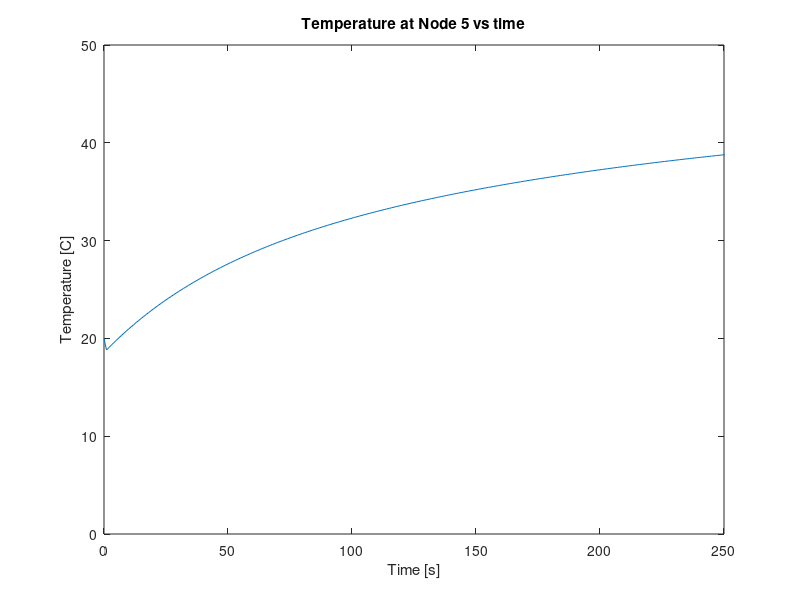
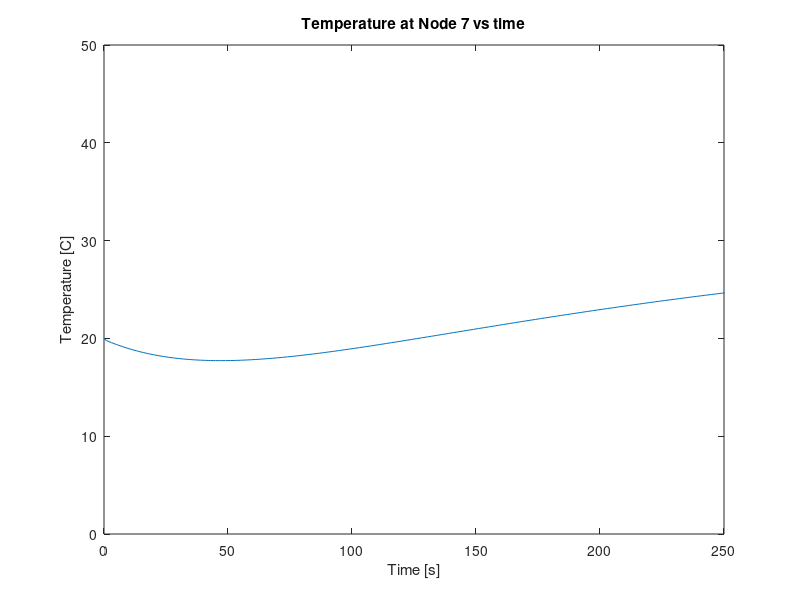

The MATLAB script that drew these images, in order:
function [] = fem()
%This program will compute the transient temperatures at time t for a plate
%with one edge held at constant temperature and the other 3 exposed to the
%ambient environment. 

Ta = 20;
Ti = 20;
%establishing the ambient and initial temperatures in C
Tb = 80;
%the temperature of the bottom nodes, held constant
a=.5/12;
b=.5/12;
t=.5/12;
%the dimensions of the square fin 2*a x 2*b x t
A = 2*b*2*a;
k= 16.2;
%heat conductive coefficient for 304 stainless steel
p = 8030;
%density of steal [kg/m^3]
c = 500;
%specific heat capacity steel [J/kg C]
h=50;
%convection coefficient [w/m c]

%using 4 4 note elements (9 nodes total)
%creating element conductive matrix
k11 = k*t*(b/a)*(1/3)+k*t*(a/b)*(1/3)+2*h*a*b*(4/9);
k12 = -k*t/3 + k*t/6 +h*a*b*(4/9);
k13=-k*t/3 + 2*h*a*b/9;
k14 = k*t/6 -k*t/3 + h*a*b*(4/9);
k23 = k*t/6 -k*t/3 +h*a*b*(4/9);
k24 = -k*t/3 + 2*h*a*b/9;
k34 = -k*t/3 + k*t/6 + 4*h*a*b/9;
ke=k11*eye(4,4);
ke(1,2)=k12;
ke(1,3)=k13;
ke(1,4)=k14;
ke(2,3)=k23;
ke(2,4)=k24;
ke(3,4)=k34;
ke(2,1)=k12;
ke(3,1)=k13;
ke(4,1)=k14;
ke(3,2)=k23;
ke(4,2)=k24;
ke(4,3)=k34;

kh1 = (h*t*a)*(1/(4*3))*[8 4 0 0;4 8 0 0;0 0 0 0;0 0 0 0];
kh2 = (h*t*a)*(1/(4*3))*[8 4 0 0;4 16 4 0;0 4 8 0;0 0 0 0];
kh3 = (h*t*a)*(1/(4*3))*[0 0 0 0;0 8 4 0 ;0 4 16 4;0 0 4 8];
kh4 = (h*t*a)*(1/(4*3))*[0 0 0 0;0 0 0 0;0 0 8 4;0 0 4 8];

fhs1 = h*Ta*t*a*(1/2)*[2;2;0;0];
fhs2 = h*Ta*t*a*(1/2)*[2;4;2;0];
fhs3 = h*Ta*t*a*(1/2)*[0;2;4;2];
fhs4 = h*Ta*t*a*(1/2)*[0;0;2;2];

fhe = h*Ta*a*b*[4;4;4;4];

%assemble the k matrix for each element
k1 = ke+kh1;
k2 = ke +kh2;
k3 = ke +kh3;
k4 = ke +kh4;

%assemble global stiffnesss matrix
L1 = [1 4 5 2];
L2 = [4 7 8 5];
L3 = [5 8 9 6];
L4 = [2 5 6 3];
Kg=zeros(9,9);
i=1;
while i<=4
    j=1;
     g =132123123123123123;
    while j<=4
    Kg(L1(i),L1(j)) = Kg(L1(i),L1(j))+ k1(i,j);
    Kg(L2(i),L2(j)) = Kg(L2(i),L2(j))+ k2(i,j);
    Kg(L3(i),L3(j)) = Kg(L3(i),L3(j))+ k3(i,j);
    Kg(L4(i),L4(j)) = Kg(L4(i),L4(j))+ k4(i,j);
    j=j+1;
    g =132123123123123123;
    end
    i=i+1;
end

F = h*Ta*a*b*[3;6;3;6;8;6;4;6;4];
%force vector

i=1;
%while i<=9
  %  j=1;
 %   %F(i)=0;
%    if i<=3
       % while j<=9
      %      Kg(i,j)=0;
     %       j=j+1;
    %    end
   % end
  %  j=1;
   % while j<=3
   %     Kg(i,j)=0;
  %      j=j+1;
 %   end
%   i=i+1;
%end


        
        
    
%solving fo steady state temperature

%eliminate rows 1-3 of Kg and F

F3 = F( [4:end] , : );
F3(1)= F3(1)-Tb*Kg(1,4)-Tb*Kg(2,4)-Tb*Kg(3,4);
F3(2)= F3(2)-Tb*Kg(1,5)-Tb*Kg(2,5)-Tb*Kg(3,5);
F3(3)= F3(3)-Tb*Kg(1,6)-Tb*Kg(2,6)-Tb*Kg(3,6);
Kg(3,4);
Kg3 = Kg( [4:end] ,[4:end]);


%T16 = inv(Kg)*F3;
T16=linsolve(Kg3,F3);
Tall = [Ti;Ti;Ti;T16(1);T16(2);T16(3);T16(4);T16(5);T16(6)];
%solve the system of equations

%compute the force vectors F1,F2,F3


fans = ((Kg( [1:3] ,:)))*Tall;
Kg( [1:3] ,:)
Tall
Fg1 = sum(fans(1,:))-17.7084;
Fg2 = sum(fans(2,:))-35.4168;
Fg3 = sum(fans(3,:))-17.7084;
Fga =[Fg1;Fg2;Fg3;0;0;0;0;0;0];

    
%assemble the capacitance matrix
cp = c*a*b*(1/9)*[4 2 1 2; 2 4 2 1; 1 2 4 2;2 1 2 4];
cpi=inv(cp);

%assemble global capacitance matrix using the same mapping functions as the
%global stiffness matrix.
L1 = [1 4 5 2];
L2 = [4 7 8 5];
L3 = [5 8 9 6];
L4 = [2 5 6 3];
Cg=zeros(9,9);
i=1;
while i<=4
    j=1;
    
    while j<=4
    Cg(L1(i),L1(j)) = Cg(L1(i),L1(j))+ cp(i,j);
    Cg(L2(i),L2(j)) = Cg(L2(i),L2(j))+ cp(i,j);
    Cg(L3(i),L3(j)) = Cg(L3(i),L3(j))+ cp(i,j);
    Cg(L4(i),L4(j)) = Cg(L4(i),L4(j))+ cp(i,j);
    j=j+1;
    end
    i=i+1;
end

dt = 1/100;
Tend =300;
T4 =[0:1:Tend];
T5 =[0:1:Tend];
T6 =[0:1:Tend];
T7 =[0:1:Tend];
T8 =[0:1:Tend];
T9 =[0:1:Tend];
x=[0:1:Tend];
%create vectors for storing nodal temperatures
T4(1)=Ti;
T5(1)=Ti;
T6(1)=Ti;
T7(1)=Ti;
T8(1)=Ti;
T9(1)=Ti;
Tm = [Tb;Tb;Tb;T4(1);T5(1);T6(1);T7(1);T8(1);T9(1)];
%the f vector and K matix are the same for the unsteady state. 
Cg3 = Cg( [4:end] ,[4:end]);
%reduce the c matrix to 6x6
Cg3i = inv(Cg3);
%invert the reduced 3x3 matrix
Cgi=inv(Cg);
%invert matrix
m=2;
while m<=Tend
    Tm = Tm-dt*Cgi*Kg*Tm+dt*Cgi*(F+Fga);
    Tm = [Tb;Tb;Tb;Tm(4);Tm(5);Tm(6);Tm(7);Tm(8);Tm(9)];
    T4(m)=Tm(4)*.92;
    T5(m)=Tm(5)*.92;
    T6(m)=Tm(6)*.92;
    T7(m)=Tm(7);
    T8(m)=Tm(8);
    T9(m)=Tm(9);
    
    fans = ((Kg( [1:3] ,:)))*Tm;
    Kg( [1:3] ,:);
    Fg1 = sum(fans(1,:))-17.7084;
    Fg2 = sum(fans(2,:))-35.4168;
    Fg3 = sum(fans(3,:))-17.7084;
    Fga =[Fg1;Fg2;Fg3;0;0;0;0;0;0];
    m=m+1;
end
 
Tm = [Tb;Tb;Tb;T4(Tend);T5(Tend);T6(Tend);T7(Tend);T8(Tend);T9(Tend)]
plot(x,T5);
axis([0,250,0,50]);
title('Temperature at Node 5 vs time');
xlabel('Time [s]');
ylabel('Temperature [C]')

figure
plot(x,T7);
axis([0,250,0,50])
title('Temperature at Node 7 vs time');
xlabel('Time [s]');
ylabel('Temperature [C]')

%plot(x,T7,x,T8,x,T9);
%axis([0 (Tend-2) -10 20]);
%xlabel('t');
%label('T');
length(Tm)


end

